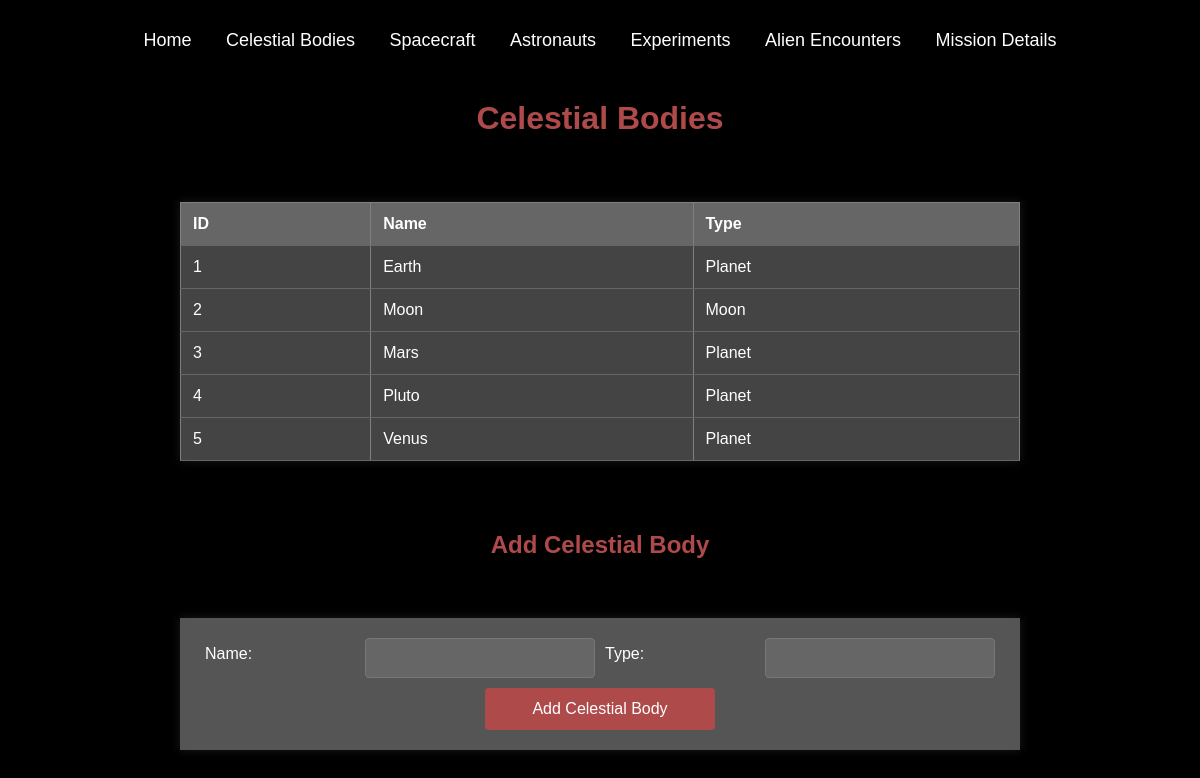
/celestial_bodies, run on an earlier commit of the app's database.
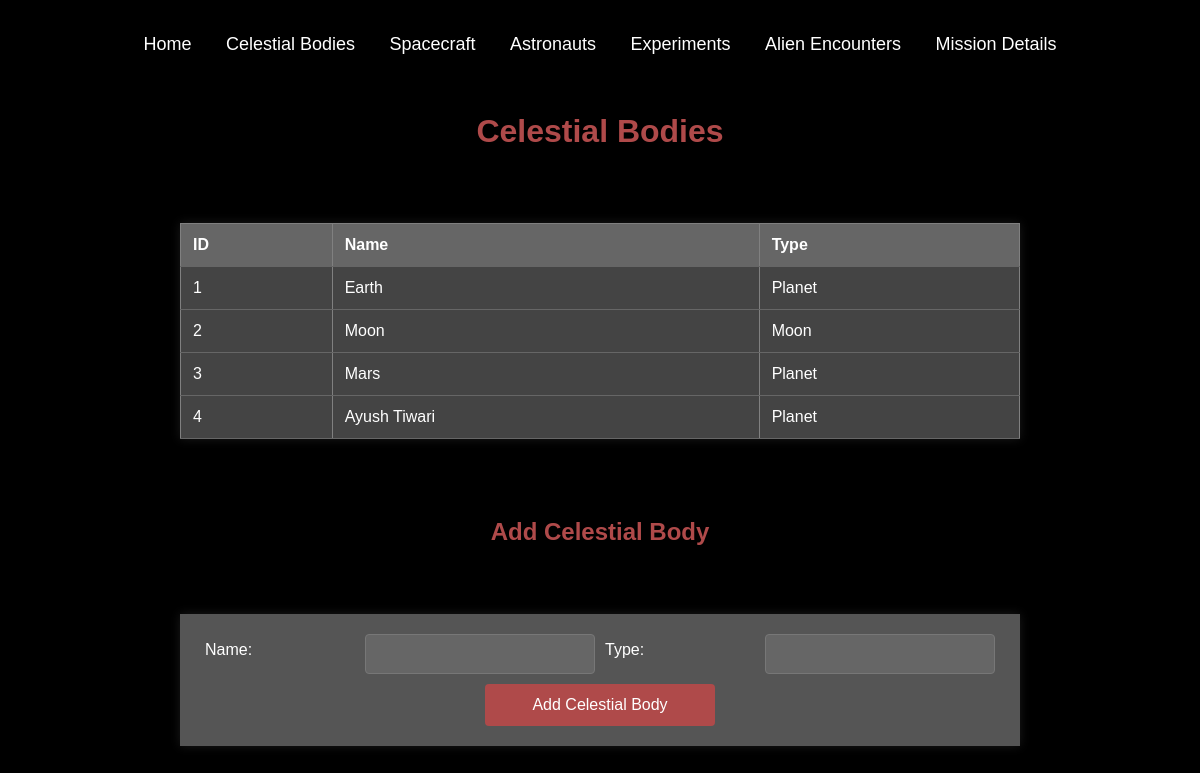
And on a later commit of the database.
### app.py (models this page shows)
class CelestialBody(db.Model):
    id = db.Column(db.Integer, primary_key=True)
    name = db.Column(db.String(50), nullable=False)
    type = db.Column(db.String(50), nullable=False)

### app.py (the view)
@app.route('/celestial_bodies')
def celestial_bodies():
    return render_template('celestial_bodies.html', celestial_bodies=CelestialBody.query.all())

### templates/celestial_bodies.html (shortened to what this page needs)
<!DOCTYPE html>
<html lang="en">
  <head>
    <link
      rel="stylesheet"
      href="{{ url_for('static', filename='index.css') }}"
    />
  </head>
  <body>
    <div class="navbar">
      <a href="/">Home</a>
      <a href="/celestial_bodies">Celestial Bodies</a>
      <a href="/spacecraft">Spacecraft</a>
      <a href="/astronauts">Astronauts</a>
      <a href="/experiments">Experiments</a>
      <a href="/alien_encounters">Alien Encounters</a>
      <a href="/mission_details">Mission Details</a>
    </div>
    <h1>Celestial Bodies</h1>
    <table border="1">
      <tr>
        <th>ID</th>
        <th>Name</th>
        <th>Type</th>
      </tr>
      {% for body in celestial_bodies %}
      <tr>
        <td>{{ body.id }}</td>
        <td>{{ body.name }}</td>
        <td>{{ body.type }}</td>
      </tr>
      {% endfor %}
    </table>
    <h2>Add Celestial Body</h2>
    <form class="ajax-form" id="celestial-body-form" action="/add_celestial_body" method="post">
      <label for="name">Name:</label>
      <input type="text" id="name" name="name" required />
      <label for="type">Type:</label>
      <input type="text" id="type" name="type" required />
      <button type="submit">Add Celestial Body</button>
    </form>
  </body>
</html>

### static/index.css (style rules this page uses)
* { margin: 0; padding: 0; box-sizing: border-box; }
h1 { color: #af4a4a; margin-bottom: 20px; }
.navbar { background-color: black; padding: 10px; text-align: center; }
.navbar a { color: #fff; text-decoration: none; margin: 0 15px; font-size: 18px; }
body { font-family: "Arial", sans-serif; background-color: black; color: #fff; display: flex; flex-direction: column; align-items: center; justify-content: space-around; height: 100vh; }
h1 { color: #af4a4a; padding-bottom: 5px; margin-bottom: 20px; }
table { width: 70%; border-collapse: collapse; margin-bottom: 30px; background-color: #444; box-shadow: 0 0 10px rgba(255, 255, 255, 0.1); color: #fff; }
th, td { padding: 12px; text-align: left; border-bottom: 1px solid #666; }
th { background-color: #666; color: #fff; }
form { width: 70%; background-color: #555; box-shadow: 0 0 10px rgba(255, 255, 255, 0.1); padding: 20px; margin-bottom: 30px; display: flex; justify-content: center; align-items: center; flex-wrap: wrap; gap: 10px; }
label { flex: 0 0 calc(20% - 10px); margin-bottom: 8px; color: #fff; }
input { flex: 0 0 calc(30% - 10px); padding: 10px; box-sizing: border-box; border: 1px solid #777; border-radius: 4px; font-size: 16px; background-color: #666; color: #fff; }
button { background-color: #af4a4a; color: #fff; padding: 12px; border: none; border-radius: 4px; cursor: pointer; font-size: 16px; flex: 0 0 calc(30% - 10px); }
h2 { margin-bottom: 20px; color: #af4a4a; }

What changed in the data, as far as the page shows it:
removed CelestialBody: id "5", name "Venus", type "Planet"
changed CelestialBody id 4: name "Pluto" → "Ayush Tiwari"
